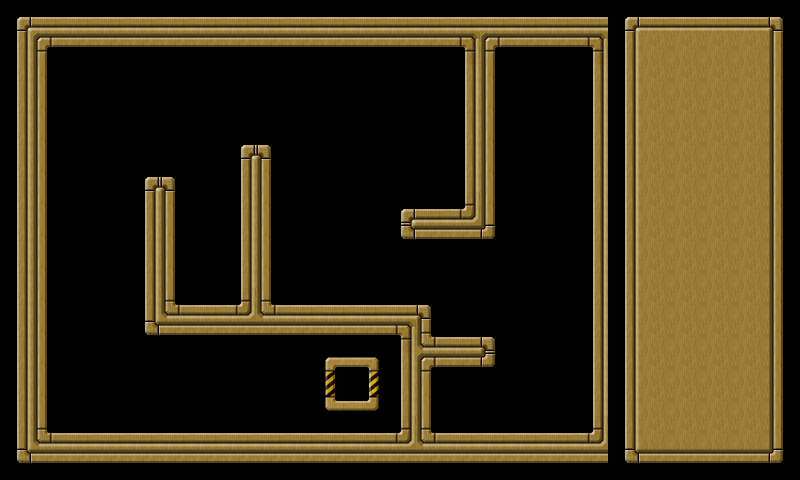

A level layout from a 2D game, rendered from its tile map. Below: a short description, then the map file with tile-grid data replaced by summaries:
An orthogonal 25x15 tile map with 32x32 px tiles, 2 tile layers (background, controlpanel) and 43 objects (wall001, wall002, wall003, wall004, wall005, ...).

<map version="1.0" orientation="orthogonal" width="25" height="15" tilewidth="32" tileheight="32">
 <tileset firstgid="1" name="tileset" tilewidth="32" tileheight="32">
  <image source="tileset.png" width="160" height="448" />
 </tileset>
 <layer name="background" width="20" height="15">
  <data>[300 cells, 300 non-empty, 17 distinct tile ids]</data>
 </layer>
 <layer name="controlpanel" width="25" height="15">
  <data>[375 cells, 90 non-empty, 9 distinct tile ids]</data>
 </layer>
 <objectgroup name="objects" width="20" height="15">
  <object name="wall001" x="0" y="0" width="592" height="48">
   <properties>
    <property name="objClass" value="wall" />
   </properties>
  </object>
  <object name="wall002" x="592" y="0" width="48" height="432">
   <properties>
    <property name="objClass" value="wall" />
   </properties>
  </object>
  <object name="wall003" x="48" y="432" width="592" height="48">
   <properties>
    <property name="objClass" value="wall" />
   </properties>
  </object>
  <object name="wall004" x="0" y="48" width="48" height="432">
   <properties>
    <property name="objClass" value="wall" />
   </properties>
  </object>
  <object name="wall005" x="464" y="48" width="32" height="192">
   <properties>
    <property name="objClass" value="wall" />
   </properties>
  </object>
  <object name="wall006" x="400" y="208" width="64" height="32">
   <properties>
    <property name="objClass" value="wall" />
   </properties>
  </object>
  <object name="wall007" x="144" y="176" width="32" height="160">
   <properties>
    <property name="objClass" value="wall" />
   </properties>
  </object>
  <object name="wall008" x="240" y="144" width="32" height="160">
   <properties>
    <property name="objClass" value="wall" />
   </properties>
  </object>
  <object name="wall009" x="176" y="304" width="256" height="32">
   <properties>
    <property name="objClass" value="wall" />
   </properties>
  </object>
  <object name="wall010" x="400" y="336" width="32" height="96">
   <properties>
    <property name="objClass" value="wall" />
   </properties>
  </object>
  <object name="wall011" x="432" y="336" width="64" height="32">
   <properties>
    <property name="objClass" value="wall" />
   </properties>
  </object>
  <object name="star001" x="424" y="72" width="16" height="16">
   <properties>
    <property name="objClass" value="star" />
   </properties>
  </object>
  <object name="star002" x="552" y="72" width="16" height="16">
   <properties>
    <property name="objClass" value="star" />
   </properties>
  </object>
  <object name="star003" x="520" y="72" width="16" height="16">
   <properties>
    <property name="objClass" value="star" />
   </properties>
  </object>
  <object name="star004" x="520" y="104" width="16" height="16">
   <properties>
    <property name="objClass" value="star" />
   </properties>
  </object>
  <object name="star005" x="552" y="392" width="16" height="16">
   <properties>
    <property name="objClass" value="star" />
   </properties>
  </object>
  <object name="star006" x="552" y="360" width="16" height="16">
   <properties>
    <property name="objClass" value="star" />
   </properties>
  </object>
  <object name="star007" x="552" y="328" width="16" height="16">
   <properties>
    <property name="objClass" value="star" />
   </properties>
  </object>
  <object name="star008" x="520" y="360" width="16" height="16">
   <properties>
    <property name="objClass" value="star" />
   </properties>
  </object>
  <object name="star009" x="520" y="392" width="16" height="16">
   <properties>
    <property name="objClass" value="star" />
   </properties>
  </object>
  <object name="star010" x="424" y="136" width="16" height="16">
   <properties>
    <property name="objClass" value="star" />
   </properties>
  </object>
  <object name="star011" x="360" y="72" width="16" height="16">
   <properties>
    <property name="objClass" value="star" />
   </properties>
  </object>
  <object name="star012" x="136" y="72" width="16" height="16">
   <properties>
    <property name="objClass" value="star" />
   </properties>
  </object>
  <object name="star013" x="104" y="72" width="16" height="16">
   <properties>
    <property name="objClass" value="star" />
   </properties>
  </object>
  <object name="star014" x="72" y="72" width="16" height="16">
   <properties>
    <property name="objClass" value="star" />
   </properties>
  </object>
  <object name="star015" x="104" y="104" width="16" height="16">
   <properties>
    <property name="objClass" value="star" />
   </properties>
  </object>
  <object name="star016" x="72" y="104" width="16" height="16">
   <properties>
    <property name="objClass" value="star" />
   </properties>
  </object>
  <object name="star017" x="72" y="136" width="16" height="16">
   <properties>
    <property name="objClass" value="star" />
   </properties>
  </object>
  <object name="star018" x="488" y="392" width="16" height="16">
   <properties>
    <property name="objClass" value="star" />
   </properties>
  </object>
  <object name="star019" x="104" y="360" width="16" height="16">
   <properties>
    <property name="objClass" value="star" />
   </properties>
  </object>
  <object name="star020" x="72" y="392" width="16" height="16">
   <properties>
    <property name="objClass" value="star" />
   </properties>
  </object>
  <object name="star021" x="72" y="328" width="16" height="16">
   <properties>
    <property name="objClass" value="star" />
   </properties>
  </object>
  <object name="star022" x="104" y="392" width="16" height="16">
   <properties>
    <property name="objClass" value="star" />
   </properties>
  </object>
  <object name="star023" x="136" y="392" width="16" height="16">
   <properties>
    <property name="objClass" value="star" />
   </properties>
  </object>
  <object name="star024" x="200" y="200" width="16" height="16">
   <properties>
    <property name="objClass" value="star" />
   </properties>
  </object>
  <object name="star025" x="200" y="264" width="16" height="16">
   <properties>
    <property name="objClass" value="star" />
   </properties>
  </object>
  <object name="star026" x="424" y="104" width="16" height="16">
   <properties>
    <property name="objClass" value="star" />
   </properties>
  </object>
  <object name="star027" x="392" y="72" width="16" height="16">
   <properties>
    <property name="objClass" value="star" />
   </properties>
  </object>
  <object name="star028" x="72" y="360" width="16" height="16">
   <properties>
    <property name="objClass" value="star" />
   </properties>
  </object>
  <object name="star029" x="200" y="232" width="16" height="16">
   <properties>
    <property name="objClass" value="star" />
   </properties>
  </object>
  <object name="star030" x="392" y="104" width="16" height="16">
   <properties>
    <property name="objClass" value="star" />
   </properties>
  </object>
  <object name="goal001" x="344" y="376" width="16" height="16">
   <properties>
    <property name="objClass" value="goal" />
   </properties>
   <ellipse />
  </object>
  <object name="goodball001" x="450" y="290" width="29" height="29">
   <properties>
    <property name="objClass" value="goodball" />
   </properties>
   <ellipse />
  </object>
 </objectgroup>
</map>